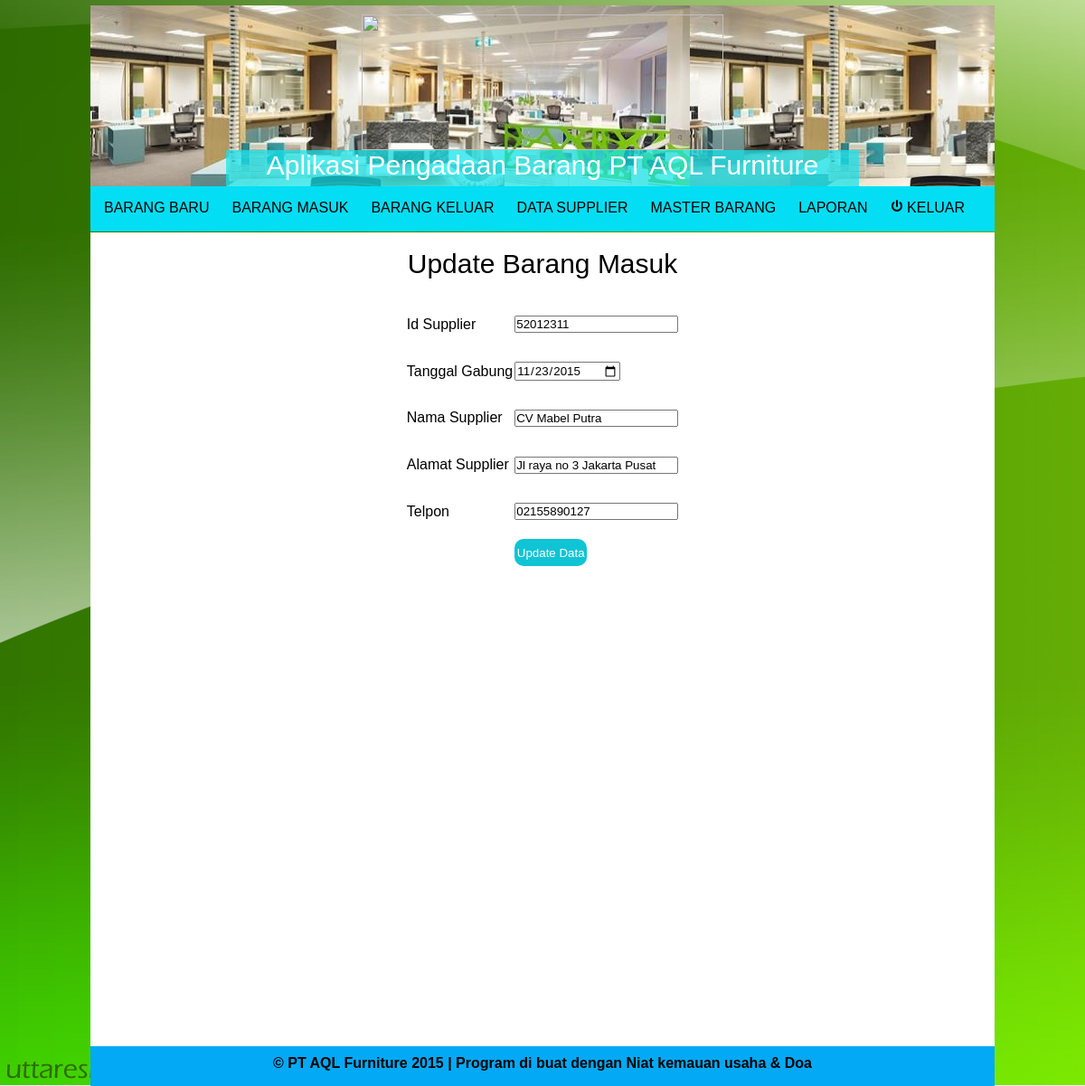
Screenshot of /updatesupplier.php?id=52012311 with the database file from the repository.
### tables this page shows
CREATE TABLE IF NOT EXISTS `data_supplier` (
  `id_supplier` int(11) NOT NULL,
  `tgl_gabung` varchar(100) NOT NULL,
  `nama` varchar(100) NOT NULL,
  `alamat` varchar(255) NOT NULL,
  `tlp` varchar(15) NOT NULL
);

### fungsi.php (called while the page is built, shortened)
<?php
function tampilsupplier_per_id($id){
	global $link;
	$query= "SELECT * FROM data_supplier WHERE id_supplier=$id";
	$result= mysqli_query($link, $query) or die("Update data Gagal");
	return $result;
}
?>

### updatesupplier.php (the view, shortened to what this page needs)
<?php
include "head.php";
$result=tampilsupplier_per_id($_GET['id']);
while ($row=mysqli_fetch_assoc($result)) {
?>
<div class="body">
<br>
<center><p>Update Barang Masuk<p></center>
<br>
<div id="tabel">
<form action="" method="post">
	<table border="0" align="center" style="height:300;">
		<tr>
			<td>Id Supplier</td>
			<td><input type="number" name="idsup" value="<?php echo $row['id_supplier'];?>"></td>
		</tr>
		<tr>
			<td>Tanggal Gabung</td>
			<td><input type="date" name="tgl" value="<?php echo $row['tgl_gabung'];?>"></td>
		</tr>
		<tr>
			<td>Nama Supplier</td>
			<td><input type="text" name="nama" value="<?php echo $row['nama'];?>"></td>
		</tr>
		<tr>
			<td>Alamat Supplier</td>
			<td><input type="text" name="alamat" value="<?php echo $row['alamat'];?>"></td>
		</tr>
		<tr>
			<td>Telpon</td>
			<td><input type="number" name="tlp" value="<?php echo $row['tlp'];?>"></td>
		</tr>
		<tr>
			<td></td>
			<td><input type="submit" class="tombol" name="tambah" value="Update Data"></td>
		</tr>
	</table>
</form>
<?php } ;?>
</div>
<?php include "foot.php";?>

### style.css (style rules this page uses)
* { padding: 0; margin: 0; font-family: sans-serif; }

### updatesupplier.php (style rules this page uses)
p { font-size: 30px; }
.body { background-color:white; height: 900px; }
table { margin:5px auto; line-height: 40px; }
.tombol { background-color: #0FC4D4; height: 30px; width: 80px; border:0px; border-radius: 10px; color: white; }

### rows the page displays
data_supplier: idsup "52012311", tgl "11/23/2015", nama "CV Mabel Putra", alamat "Jl raya no 3 Jakarta Pusat", tlp "02155890127"
